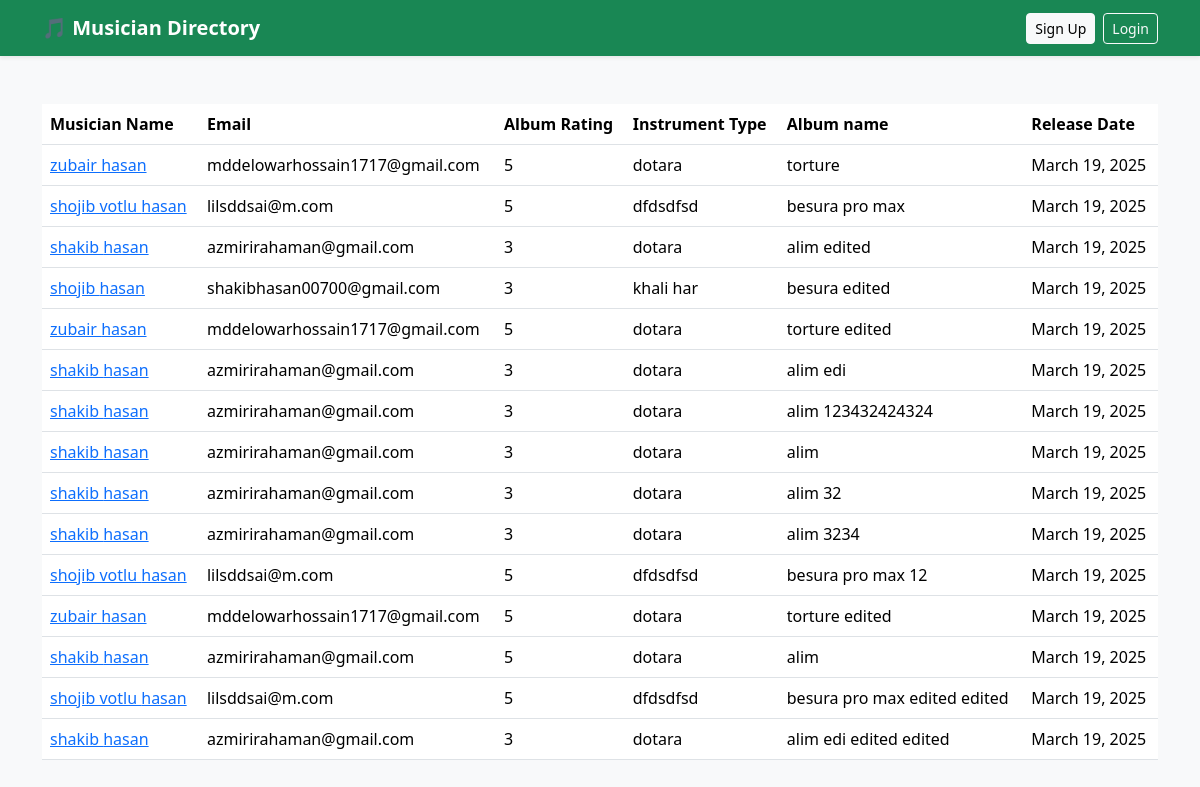
The app's page /, older data.
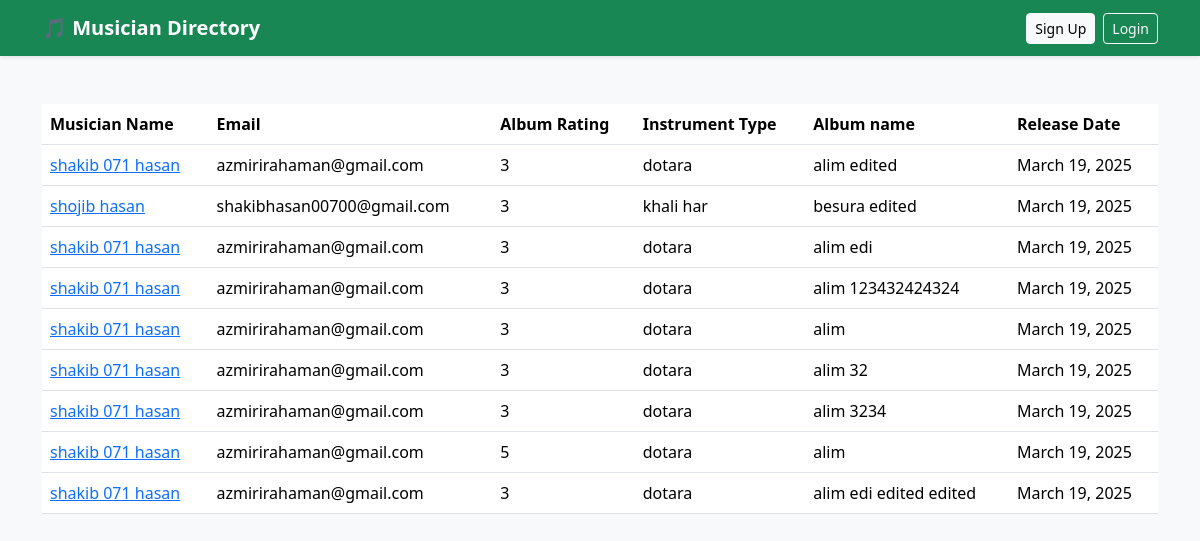
The same page, newer data.
### album/models.py (models this page shows, shortened)
class AlbumModel(models.Model):
    album_name = models.CharField(max_length=100)
    release_date = models.DateField()
    rating = models.IntegerField(choices=[(1,1),(2,2),(3,3),(4,4),(5,5)])
    muscian = models.ForeignKey(MusicianModel, on_delete=models.CASCADE ,related_name='albums')

### musician/models.py (models this page shows, shortened)
class MusicianModel(models.Model):
    first_name = models.CharField(max_length=100)
    last_name = models.CharField(max_length=100)
    email = models.EmailField(unique=True)
    phone_num = models.CharField(max_length=15)
    instrument_Type = models.CharField(max_length=100)

### Musicians_Directory/views.py (the view)
# urls.py: 2. Add a URL to urlpatterns:  path('', views.home, name='home')
def home(request):
    album_list = AlbumModel.objects.all()
    return render(request,'home.html',{'album_list': album_list})

### templates/home.html (shortened to what this page needs)
{% extends "base.html" %}
{% block main_content %}
<table class="table">
    <thead>
      <tr>
        <th scope="col">Musician Name</th>
        <th scope="col">Email</th>
        <th scope="col">Album Rating</th>
        <th scope="col">Instrument Type</th>
        <th scope="col">Album name</th>
        <th scope="col">Release Date</th>
      </tr>
    </thead>
    <tbody>
      {% for x in  album_list %}
      <tr>
        <td><a href="{% url "edit_musician" x.muscian.id %}">{{x.muscian.first_name}} {{x.muscian.last_name}}</a></td>
        <td>{{x.muscian.email}}</td>
        <td>{{x.rating}}</td>
        <td>{{x.muscian.instrument_Type}}</td>
        <td>{{x.album_name}}</td>
        <td>{{x.release_date}}</td>
      </tr>
      {% endfor %}
    </tbody>
  </table>
{% endblock  %}

### templates/base.html (shortened to what this page needs)
<!DOCTYPE html>
<html lang="en">
<head>
  <link href="https://cdn.jsdelivr.net/npm/bootstrap@5.3.3/dist/css/bootstrap.min.css" rel="stylesheet"
>
</head>
<body class="bg-light">
  <header>
    <nav class="navbar navbar-expand-lg navbar-dark bg-success shadow-sm">
      <div class="container">
        <a class="navbar-brand fw-bold" href="{% url 'homepage' %}">🎵 Musician Directory</a>
        <div class="collapse navbar-collapse" id="navbarNav">
          <ul class="navbar-nav ms-auto d-flex align-items-center gap-2">
            {% if user.is_authenticated %}
              <li class="nav-item">
                <a href="{% url 'add_musician' %}" class="btn btn-outline-light btn-sm">+ Musician</a>
              </li>
              <li class="nav-item">
                <a href="{% url 'add_album' %}" class="btn btn-outline-light btn-sm">+ Album</a>
              </li>
              <li class="nav-item">
                <a href="{% url 'profile' %}" class="btn btn-light btn-sm">
                  <i class="bi bi-person-circle"></i> Profile
                </a>
              </li>
              <li class="nav-item">
                <a href="{% url 'logout' %}" class="btn btn-danger btn-sm">
                  <i class="bi bi-box-arrow-right"></i> Logout
                </a>
              </li>
            {% else %}
              <li class="nav-item">
                <a href="{% url 'signUp' %}" class="btn btn-light btn-sm">
                   Sign Up
                </a>
              </li>
              <li class="nav-item">
                <a href="{% url 'login' %}" class="btn btn-outline-light btn-sm">
                   Login
                </a>
              </li>
            {% endif %}
          </ul>
        </div>
      </div>
    </nav>
  </header>
  <main class="container my-5">
    {% block main_content %}
    {% endblock %}
  </main>
</body>
</html>

Row changes from the older to the newer data that the page shows:
removed AlbumModel: muscian.first_name "zubair", muscian.last_name "hasan", muscian.email "mddelowarhossain1717@gmail.com", rating "5", muscian.instrument_Type "dotara", album_name "torture", release_date "March 19, 2025"
removed AlbumModel: muscian.first_name "shojib votlu", muscian.last_name "hasan", muscian.email "lilsddsai@m.com", rating "5", muscian.instrument_Type "dfdsdfsd", album_name "besura pro max", release_date "March 19, 2025"
removed AlbumModel: muscian.first_name "zubair", muscian.last_name "hasan", muscian.email "mddelowarhossain1717@gmail.com", rating "5", muscian.instrument_Type "dotara", album_name "torture edited", release_date "March 19, 2025"
removed AlbumModel: muscian.first_name "shojib votlu", muscian.last_name "hasan", muscian.email "lilsddsai@m.com", rating "5", muscian.instrument_Type "dfdsdfsd", album_name "besura pro max 12", release_date "March 19, 2025"
removed AlbumModel: muscian.first_name "zubair", muscian.last_name "hasan", muscian.email "mddelowarhossain1717@gmail.com", rating "5", muscian.instrument_Type "dotara", album_name "torture edited", release_date "March 19, 2025"
removed AlbumModel: muscian.first_name "shojib votlu", muscian.last_name "hasan", muscian.email "lilsddsai@m.com", rating "5", muscian.instrument_Type "dfdsdfsd", album_name "besura pro max edited edited", release_date "March 19, 2025"
changed through a linked row, AlbumModel "alim edited": muscian.first_name "shakib" → "shakib 071"
changed through a linked row, AlbumModel "alim edi": muscian.first_name "shakib" → "shakib 071"
changed through a linked row, AlbumModel "alim 123432424324": muscian.first_name "shakib" → "shakib 071"
changed through a linked row, AlbumModel (number 5 of 9 on the later page): muscian.first_name "shakib" → "shakib 071"
changed through a linked row, AlbumModel "alim 32": muscian.first_name "shakib" → "shakib 071"
changed through a linked row, AlbumModel "alim 3234": muscian.first_name "shakib" → "shakib 071"
changed through a linked row, AlbumModel (number 8 of 9 on the later page): muscian.first_name "shakib" → "shakib 071"
changed through a linked row, AlbumModel "alim edi edited edited": muscian.first_name "shakib" → "shakib 071"
